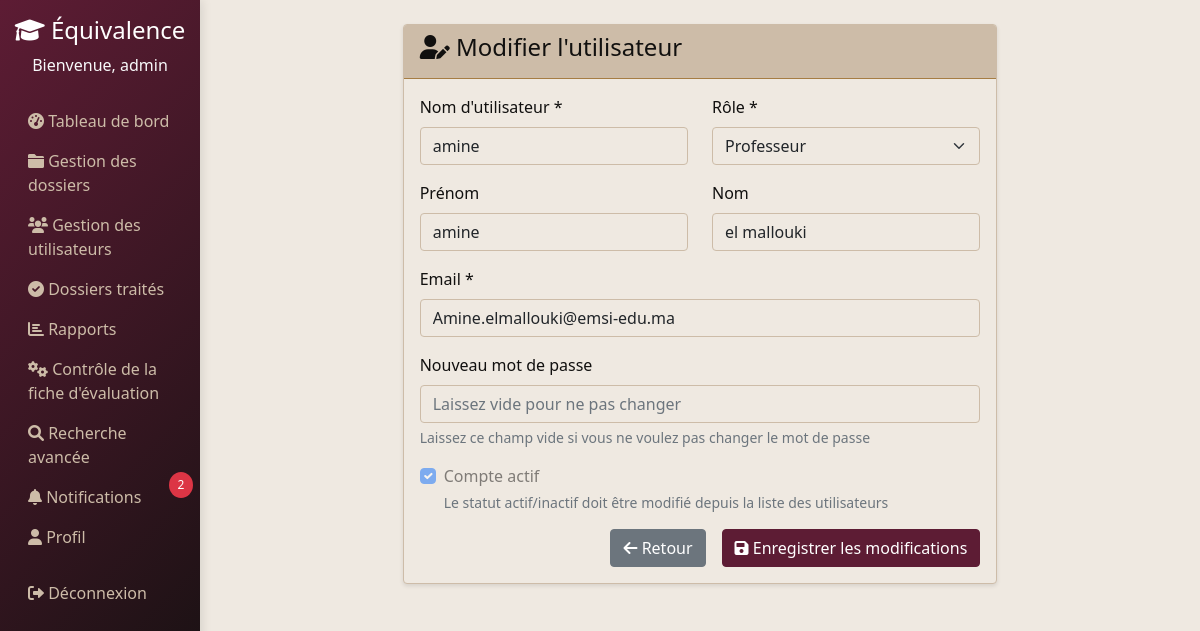
Screenshot of /users/utilisateur/7/modifier/ (signed in) with the database file from the repository.
### users/models.py (models this page shows, shortened)
class CustomUser(AbstractUser):
    ADMIN = 'admin'
    PROFESSEUR = 'professeur'
    ROLE_CHOICES = [
        (ADMIN, 'Administrateur'),
        (PROFESSEUR, 'Professeur'),
    ]
    role = models.CharField(max_length=20, choices=ROLE_CHOICES, default=ADMIN)

### dossiers/models.py (models this page shows, shortened)
class Notification(models.Model):
    TYPES = [
        ('affectation', 'Affectation de dossier'),
        ('traitement', 'Traitement terminé'),
        ('evaluation', 'Nouvelle évaluation'),
        ('system', 'Notification système'),
        ('retour', 'Retour à l\'admin'),
        ('renvoi', 'Renvoyer au professeur'),
    ]
    destinataire = models.ForeignKey(CustomUser, on_delete=models.CASCADE, related_name='notifications')
    type_notification = models.CharField(max_length=20, choices=TYPES)
    titre = models.CharField(max_length=255)
    message = models.TextField()
    dossier = models.ForeignKey(Dossier, on_delete=models.CASCADE, null=True, blank=True)
    date_creation = models.DateTimeField(auto_now_add=True)
    lu = models.BooleanField(default=False)
    class Meta:
        ordering = ['-date_creation']

### users/views.py (the view, shortened to what this page needs)
# urls.py: path('utilisateur/<int:user_id>/modifier/', views.modifier_utilisateur, name='modifier_utilisateur'),
@login_required
def modifier_utilisateur(request, user_id):
    if request.user.role != 'admin':
        messages.error(request, "Accès non autorisé")
        return redirect('dossiers:dashboard')
    utilisateur = CustomUser.objects.get(id=user_id)
    context = {
        'utilisateur': utilisateur,
        'roles': CustomUser.ROLE_CHOICES,
    }
    return render(request, 'users/modifier_utilisateur.html', context)

### templates/users/modifier_utilisateur.html (shortened to what this page needs)
{% extends 'base.html' %}
{% block content %}
<div class="container mt-4">
    <div class="row justify-content-center">
        <div class="col-md-8">
            <div class="card">
                <div class="card-header">
                    <h4><i class="fas fa-user-edit"></i> Modifier l'utilisateur</h4>
                </div>
                <div class="card-body">
                    <form method="post">
                        <div class="row">
                            <div class="col-md-6">
                                <div class="mb-3">
                                    <label for="username" class="form-label">Nom d'utilisateur *</label>
                                    <input type="text" class="form-control" id="username" name="username" value="{{ utilisateur.username }}" required>
                                </div>
                            </div>
                            <div class="col-md-6">
                                <div class="mb-3">
                                    <label for="role" class="form-label">Rôle *</label>
                                    <select class="form-select" id="role" name="role" required>
                                        {% for value, label in roles %}
                                            <option value="{{ value }}" {% if utilisateur.role == value %}selected{% endif %}>
                                                {{ label }}
                                            </option>
                                        {% endfor %}
                                    </select>
                                </div>
                            </div>
                        </div>
                        <div class="row">
                            <div class="col-md-6">
                                <div class="mb-3">
                                    <label for="first_name" class="form-label">Prénom</label>
                                    <input type="text" class="form-control" id="first_name" name="first_name" value="{{ utilisateur.first_name }}">
                                </div>
                            </div>
                            <div class="col-md-6">
                                <div class="mb-3">
                                    <label for="last_name" class="form-label">Nom</label>
                                    <input type="text" class="form-control" id="last_name" name="last_name" value="{{ utilisateur.last_name }}">
                                </div>
                            </div>
                        </div>
                        <div class="mb-3">
                            <label for="email" class="form-label">Email *</label>
                            <input type="email" class="form-control" id="email" name="email" value="{{ utilisateur.email }}" required>
                        </div>
                        <div class="mb-3">
                            <label for="password" class="form-label">Nouveau mot de passe</label>
                            <input type="password" class="form-control" id="password" name="password" placeholder="Laissez vide pour ne pas changer">
                            <div class="form-text">
                                Laissez ce champ vide si vous ne voulez pas changer le mot de passe
                            </div>
                        </div>
                        <div class="mb-3">
                            <div class="form-check">
                                <input class="form-check-input" type="checkbox" id="is_active" name="is_active" {% if utilisateur.is_active %}checked{% endif %} disabled>
                                <label class="form-check-label" for="is_active">
                                    Compte actif
                                </label>
                                <div class="form-text">
                                    Le statut actif/inactif doit être modifié depuis la liste des utilisateurs
                                </div>
                            </div>
                        </div>
                        <div class="d-grid gap-2 d-md-flex justify-content-md-end">
                            <a href="{% url 'users:gestion_utilisateurs' %}" class="btn btn-secondary me-md-2">
                                <i class="fas fa-arrow-left"></i> Retour
                            </a>
                            <button type="submit" class="btn btn-primary">
                                <i class="fas fa-save"></i> Enregistrer les modifications
                            </button>
                        </div>
                    </form>
                </div>
            </div>
        </div>
    </div>
</div>
{% endblock %}

### templates/base.html (shortened to what this page needs)
{% load static %}
<!DOCTYPE html>
<html lang="fr">
<head>
    <link href="https://cdn.jsdelivr.net/npm/bootstrap@5.1.3/dist/css/bootstrap.min.css" rel="stylesheet">
    <link href="https://cdnjs.cloudflare.com/ajax/libs/font-awesome/6.0.0/css/all.min.css" rel="stylesheet">
</head>
<body>
    {% if user.is_authenticated %}
    <div class="container-fluid">
        <div class="row">
            <nav class="col-md-3 col-lg-2 d-md-block sidebar collapse">
                <div class="position-sticky pt-3">
                    <div class="text-center mb-4">
                        <h4 class="text-white"><i class="fas fa-graduation-cap"></i> Équivalence</h4>
                        <p class="text-light">Bienvenue, {{ user.username }}</p>
                    </div>
                    <ul class="nav flex-column">
                        <li class="nav-item">
                            <a class="nav-link" href="{% url 'dossiers:dashboard' %}">
                                <i class="fas fa-tachometer-alt"></i> Tableau de bord
                            </a>
                        </li>
                        {% if user.role == 'admin' %}
                        <li class="nav-item">
                            <a class="nav-link" href="{% url 'dossiers:gestion_dossiers' %}">
                                <i class="fas fa-folder"></i> Gestion des dossiers
                            </a>
                        </li>
                        <li class="nav-item">
                            <a class="nav-link" href="{% url 'users:gestion_utilisateurs' %}">
                                <i class="fas fa-users"></i> Gestion des utilisateurs
                            </a>
                        </li>
                        <li class="nav-item">
                            <a class="nav-link" href="{% url 'dossiers:dossiers_traites_admin' %}">
                                <i class="fas fa-check-circle"></i> Dossiers traités
                            </a>
                        </li>
                        <li class="nav-item">
                            <a class="nav-link" href="{% url 'dossiers:rapports_statistiques' %}">
                                <i class="fas fa-chart-bar"></i> Rapports
                            </a>
                        </li>
                        <li class="nav-item">
                            <a class="nav-link" href="{% url 'dossiers:controle_fiche_evaluation' %}">
                                <i class="fas fa-cogs"></i> Contrôle de la fiche d'évaluation
                            </a>
                        </li>
                        {% else %}
                        <li class="nav-item">
                            <a class="nav-link" href="{% url 'dossiers:professeur_dossiers' %}">
                                <i class="fas fa-folder-open"></i> Mes dossiers
                            </a>
                        </li>
                        {% endif %}
                        <li class="nav-item">
                            <a class="nav-link" href="{% url 'dossiers:recherche_avancee' %}">
                                <i class="fas fa-search"></i> Recherche avancée
                            </a>
                        </li>
                        <li class="nav-item">
                            <a class="nav-link position-relative" href="{% url 'dossiers:notifications' %}">
                                <i class="fas fa-bell"></i> Notifications
                                {% if user.notifications.all %}
                                <span class="notification-badge">{{ user.notifications.all|length }}</span>
                                {% endif %}
                            </a>
                        </li>
                        <li class="nav-item">
                            <a class="nav-link" href="{% url 'users:profile' %}">
                                <i class="fas fa-user"></i> Profil
                            </a>
                        </li>
                        <li class="nav-item mt-3">
                            <a class="nav-link text-danger" href="{% url 'logout' %}">
                                <i class="fas fa-sign-out-alt"></i> Déconnexion
                            </a>
                        </li>
                    </ul>
                </div>
            </nav>
            <main class="col-md-9 ms-sm-auto col-lg-10 px-md-4">
                {% block content %}{% endblock %}
            </main>
        </div>
    </div>
    {% else %}
        {% block login_content %}{% endblock %}
    {% endif %}
</body>
</html>

### templates/base.html (style rules this page uses)
:root { --color-black: #11100F; --color-dark-maroon: #5D1C34; --color-muted-gold: #A67D44; --color-sage-green: #899481; --color-light-taupe: #CDBCA8; --color-off-white: #EFE9E1; }
body { background-color: var(--color-off-white); color: var(--color-black); font-family: 'Segoe UI', Tahoma, Geneva, Verdana, sans-serif; }
.sidebar { min-height: 100vh; background: linear-gradient(135deg, var(--color-dark-maroon) 0%, var(--color-black) 100%); box-shadow: 2px 0 10px rgba(0,0,0,0.1); }
.nav-link { color: var(--color-light-taupe) !important; transition: all 0.3s ease; }
.card { background-color: var(--color-off-white); border: 1px solid var(--color-light-taupe); box-shadow: 0 2px 4px rgba(0,0,0,0.1); }
.card-header { background-color: var(--color-light-taupe); color: var(--color-black); border-bottom: 1px solid var(--color-muted-gold); }
.btn-primary { background-color: var(--color-dark-maroon); border-color: var(--color-dark-maroon); }
.form-control, .form-select { background-color: var(--color-off-white); border-color: var(--color-light-taupe); }
.notification-badge { position: absolute; top: -5px; right: -5px; background-color: #dc3545; color: white; border-radius: 50%; padding: 0.25rem 0.5rem; font-size: 0.75rem; min-width: 1.5rem; text-align: center; }

### rows the page displays
CustomUser: username "admin", notifications.all|length "2"
CustomUser: username "amine", role "Professeur", first_name "amine", last_name "el mallouki", email "Amine.elmallouki@emsi-edu.ma", is_active "☑"
